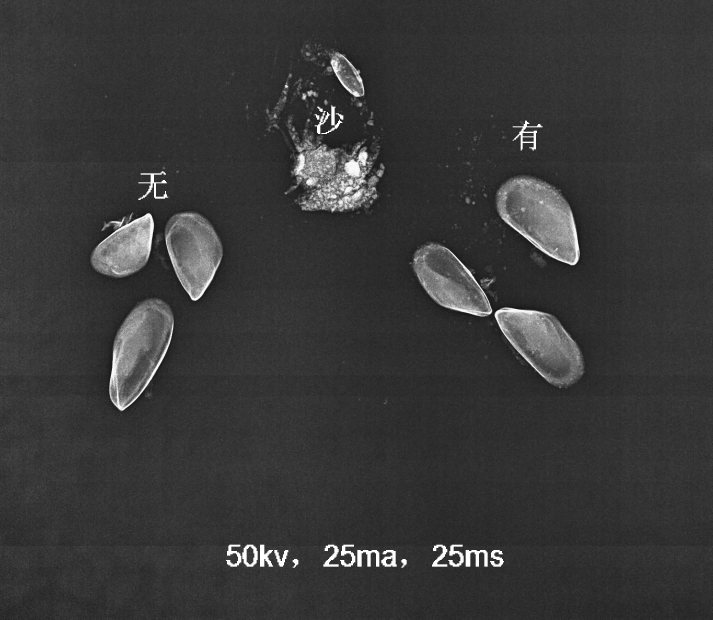
#> input picture 贝类含沙量X射线影像/image/WeChat Image_20200221164050.jpg, 2137 x 1858 px (shown at 1/3 size); its folder holds 4 pictures in this run
$ python shell.py   (older library calls are emulated)
#> lines starting #> are read from the running program, lines starting #| are printed output that depends on the picture; after the words box and inside, x2 and y2 are one past the last pixel; in counts of white or black regions, pixels touching at a corner belong together
import numpy as np
import cv2

# 去除文字信息
def move_characters(img):
    ret, mask1 = cv2.threshold(img, 190, 255, cv2.THRESH_BINARY)
    # cv2.namedWindow('mask of characters', cv2.WINDOW_NORMAL)
    # cv2.imshow('mask of characters', mask1)

    dst = cv2.inpaint(img, mask1, 20, cv2.INPAINT_NS)
    # cv2.namedWindow('Characters removed', cv2.WINDOW_NORMAL)
    # cv2.imshow('Characters removed', dst)

    return dst

# 提取所有贝壳
# [108 lines left out: functions get_shell, get_sand, every_shell, not called in this run]

if __name__=='__main__':
    import os

    ''' step 01 去除所有图片的文字'''
    for filename in os.listdir(r"./image"):  # listdir的参数是文件夹的路径
        print(filename)

        # 读入图片
        img = cv2.imread('image/'+str(filename))
#> img is the input picture: shape (1858, 2137, 3); min 5, max 255, mean 56.3
        cv2.namedWindow('img', cv2.WINDOW_NORMAL)
        cv2.imshow('img', img)

        # 灰度化图片
        img_gray = cv2.cvtColor(img,cv2.COLOR_BGR2GRAY)

        # 去除文字
        img_charactermoved = move_characters(img_gray)
#> in move_characters, `ret, mask1 = cv2.threshold(img, 190, 255, cv2.THRESH_BINARY)`:
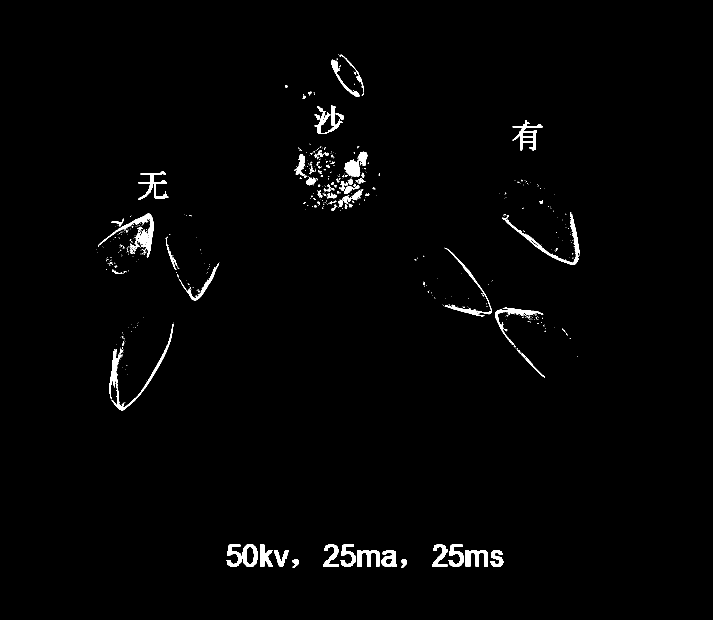
#> mask1: shape (1858, 2137) (shown at 1/3 size); 1.3% white; 690 white regions (589 under 20 px), largest, box (x1, y1, x2, y2) and area: (329, 971, 520, 1231) 3767, (294, 641, 462, 774) 3462, (1507, 637, 1739, 795) 3162
        cv2.namedWindow('img_charactermoved', cv2.WINDOW_NORMAL)
        cv2.imshow('img_charactermoved', img_charactermoved)
        cv2.imwrite('character_removed/'+ str(filename),img_charactermoved)
        cv2.waitKey(1000)
#> pass 2 of the loop `for filename in os.listdir(r"./image"):`:
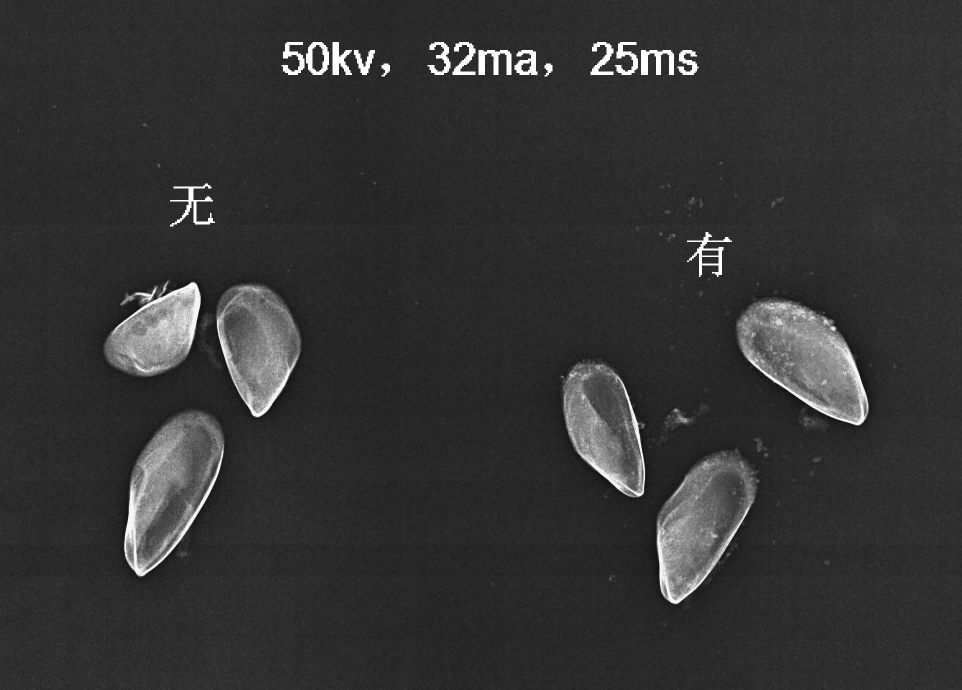
#> input picture 贝类含沙量X射线影像/image/WeChat Image_20200221164216.jpg, 1924 x 1379 px (shown at 1/2 size)
#> img is the input picture: shape (1379, 1924, 3); min 0, max 255, mean 51.3
#> img_gray: shape (1379, 1924)
#> in move_characters (call 2), `ret, mask1 = cv2.threshold(img, 190, 255, cv2.THRESH_BINARY)`:
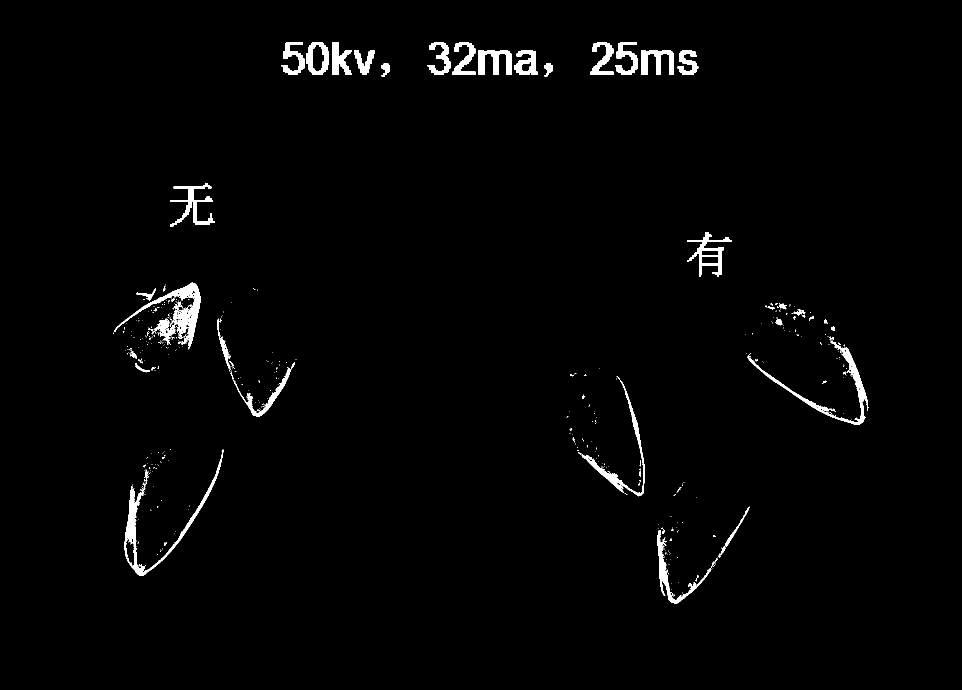
#> mask1: shape (1379, 1924) (shown at 1/2 size); 1.6% white; 443 white regions (389 under 20 px), largest, box (x1, y1, x2, y2) and area: (228, 565, 401, 697) 5107, (249, 899, 447, 1152) 4004, (1494, 681, 1737, 850) 3465
#> in move_characters (call 2), `dst = cv2.inpaint(img, mask1, 20, cv2.INPAINT_NS)`:
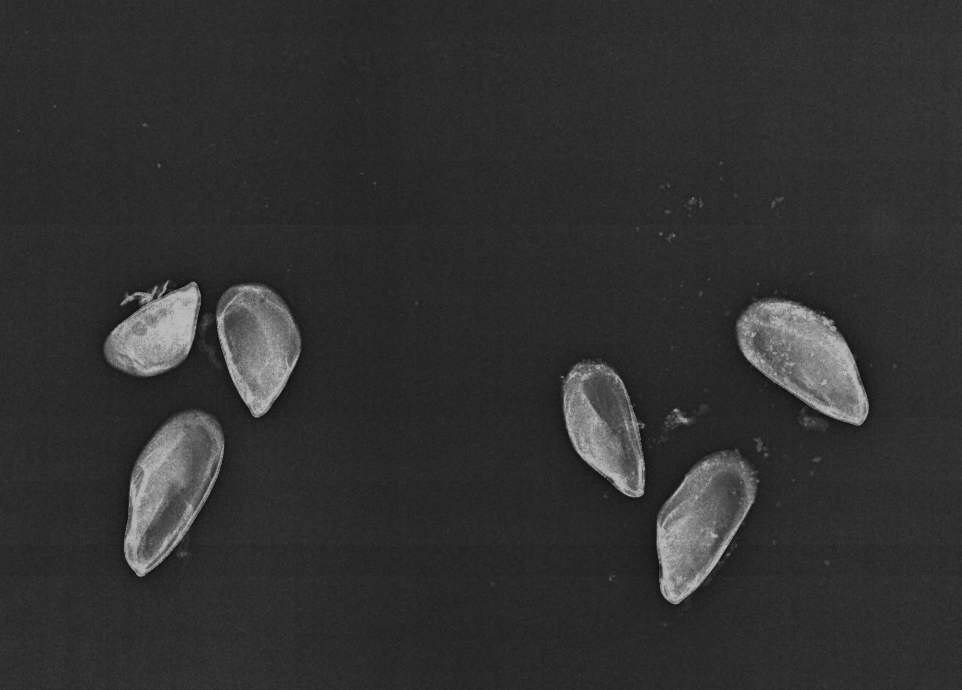
#> dst: shape (1379, 1924) (shown at 1/2 size); min 0, max 190, mean 49
#> pass 3 of the loop `for filename in os.listdir(r"./image"):`:
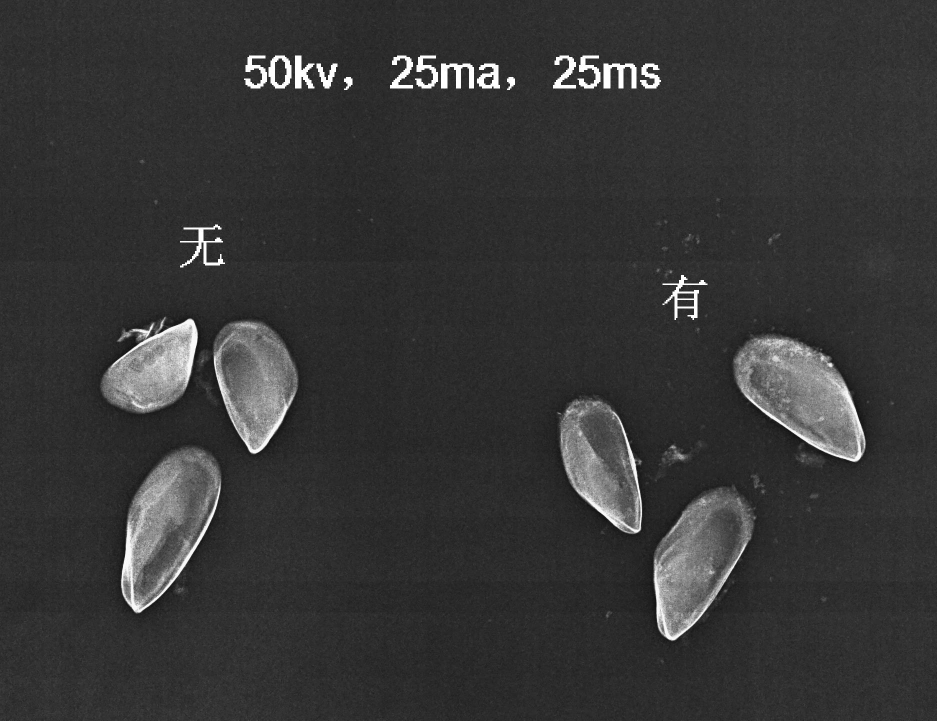
#> input picture 贝类含沙量X射线影像/image/WeChat Image_20200221164224.jpg, 1874 x 1441 px (shown at 1/2 size)
#> img is the input picture: shape (1441, 1874, 3); min 0, max 255, mean 54
#> img_gray: shape (1441, 1874)
#> in move_characters (call 3), `ret, mask1 = cv2.threshold(img, 190, 255, cv2.THRESH_BINARY)`:
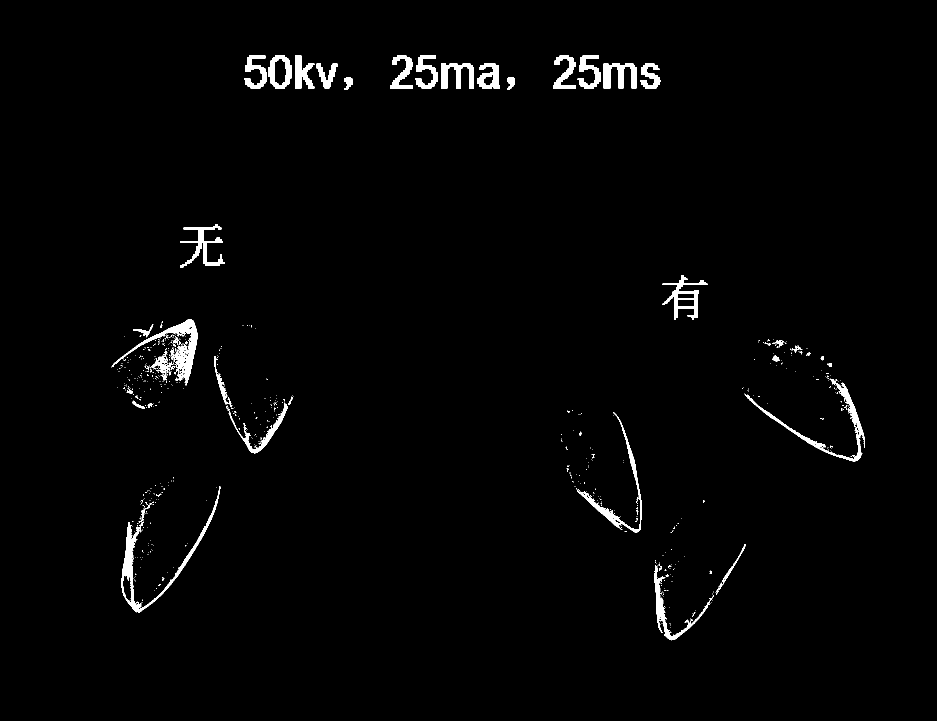
#> mask1: shape (1441, 1874) (shown at 1/2 size); 1.6% white; 610 white regions (565 under 20 px), largest, box (x1, y1, x2, y2) and area: (243, 972, 441, 1225) 4076, (223, 638, 395, 766) 3995, (1489, 757, 1730, 923) 3158
#> in move_characters (call 3), `dst = cv2.inpaint(img, mask1, 20, cv2.INPAINT_NS)`:
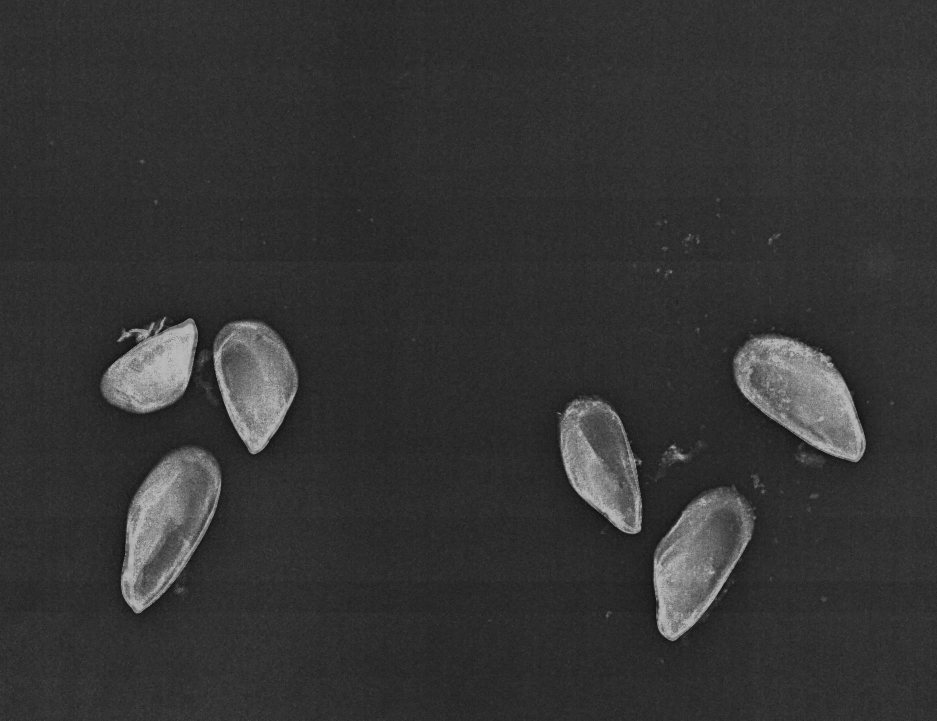
#> dst: shape (1441, 1874) (shown at 1/2 size); min 0, max 190, mean 51.8
#> the loop made 4 passes; the first 3 are shown

    ''' step 02 提取每张图片的所有贝壳'''
#> (the run stopped early here; a loop or call above may not have finished)
